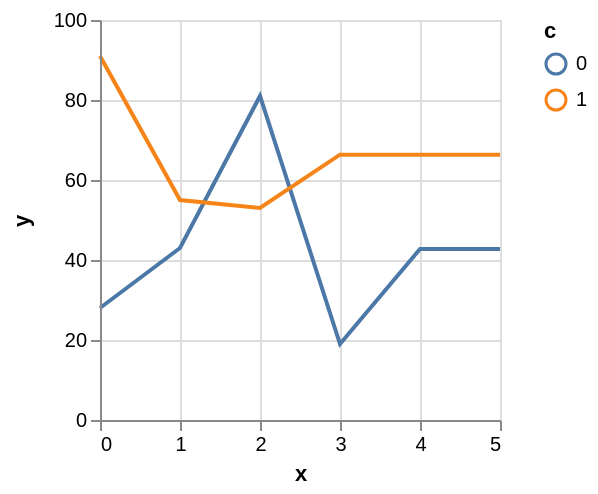

Vega-Lite specification stored for this chart:
### Vega specification from a JSON file in a GitHub repository (floating-point values rounded to 4 significant figures)
{"$schema": "https://vega.github.io/schema/vega/v4.json", "autosize": "pad", "padding": 5, "width": 200, "height": 200, "style": "cell", "data": [{"name": "source_0", "values": [{"x": 0, "y": 28, "c": 0}, {"x": 0, "y": 91, "c": 1}, {"x": 1, "y": 43, "c": 0}, {"x": 1, "y": 55, "c": 1}, {"x": 2, "y": 81, "c": 0}, {"x": 2, "y": 53, "c": 1}, {"x": 3, "y": 19, "c": 0}]}, {"name": "data_0", "source": "source_0", "transform": [{"type": "formula", "expr": "toNumber(datum[\"x\"])", "as": "x"}, {"type": "impute", "field": "y", "key": "x", "keyvals": {"signal": "sequence(4,6)"}, "method": "value", "groupby": ["c"], "value": null}, {"type": "window", "as": ["imputed_y_value"], "ops": ["mean"], "fields": ["y"], "frame": [null, null], "ignorePeers": false, "groupby": ["c"]}, {"type": "formula", "expr": "datum.y === null ? datum.imputed_y_value : datum.y", "as": "y"}]}], "marks": [{"name": "pathgroup", "type": "group", "from": {"facet": {"name": "faceted_path_main", "data": "data_0", "groupby": ["c"]}}, "encode": {"update": {"width": {"field": {"group": "width"}}, "height": {"field": {"group": "height"}}}}, "marks": [{"name": "marks", "type": "line", "style": ["line"], "sort": {"field": "datum[\"x\"]", "order": "descending"}, "from": {"data": "faceted_path_main"}, "encode": {"update": {"stroke": {"scale": "color", "field": "c"}, "x": {"scale": "x", "field": "x"}, "y": {"scale": "y", "field": "y"}, "defined": {"signal": "datum[\"x\"] !== null && !isNaN(datum[\"x\"]) && datum[\"y\"] !== null && !isNaN(datum[\"y\"])"}}}}]}], "scales": [{"name": "x", "type": "linear", "domain": {"data": "data_0", "field": "x"}, "range": [0, {"signal": "width"}], "nice": 1, "zero": false}, {"name": "y", "type": "linear", "domain": {"data": "data_0", "field": "y"}, "range": [{"signal": "height"}, 0], "nice": true, "zero": true}, {"name": "color", "type": "ordinal", "domain": {"data": "data_0", "field": "c", "sort": true}, "range": "category"}], "axes": [{"scale": "x", "orient": "bottom", "grid": false, "title": "x", "labelFlush": true, "labelOverlap": true, "tickCount": {"signal": "ceil(width/40)"}, "zindex": 1}, {"scale": "x", "orient": "bottom", "grid": true, "tickCount": {"signal": "ceil(width/40)"}, "gridScale": "y", "domain": false, "labels": false, "maxExtent": 0, "minExtent": 0, "ticks": false, "zindex": 0}, {"scale": "y", "orient": "left", "grid": false, "title": "y", "labelOverlap": true, "tickCount": {"signal": "ceil(height/40)"}, "zindex": 1}, {"scale": "y", "orient": "left", "grid": true, "tickCount": {"signal": "ceil(height/40)"}, "gridScale": "x", "domain": false, "labels": false, "maxExtent": 0, "minExtent": 0, "ticks": false, "zindex": 0}], "legends": [{"stroke": "color", "title": "c"}], "config": {"axisY": {"minExtent": 30}}}
